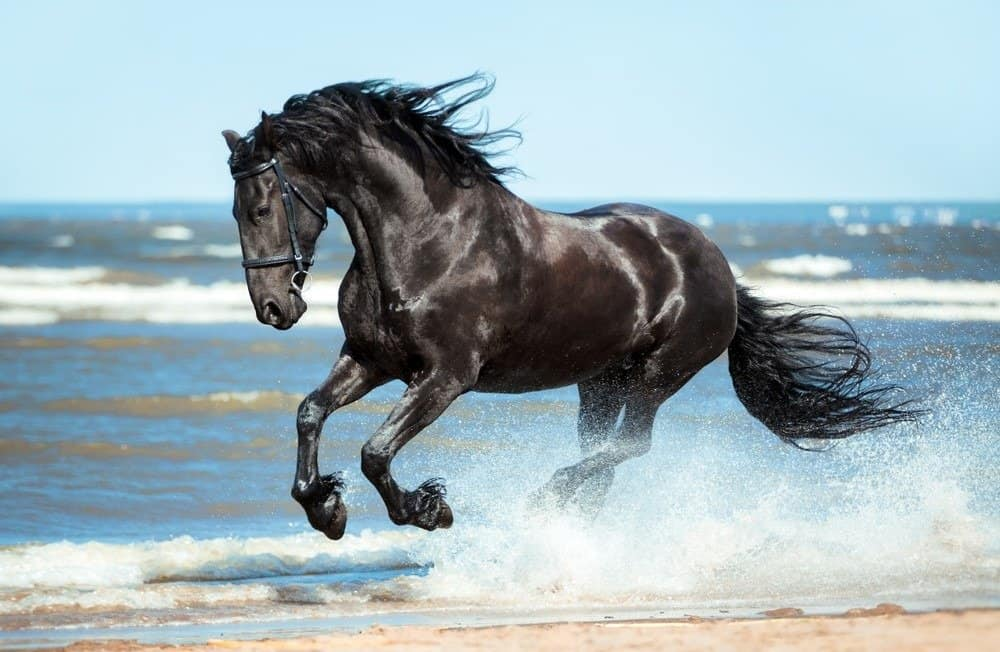
#> input picture src/data/horse.jpg, 1000 x 652 px
$ python img_to_gray.py
#> lines starting #> are read from the running program, lines starting #| are printed output that depends on the picture; after the words box and inside, x2 and y2 are one past the last pixel; in counts of white or black regions, pixels touching at a corner belong together
"""Converts an image to monochrome"""

import cv2
import matplotlib.pyplot as plt

FILEPATH = './data/horse.jpg'

originalImage = cv2.imread(FILEPATH)
#> originalImage is the input picture: shape (652, 1000, 3); mean B, G, R 182.4, 176.4, 158.5
print(originalImage.shape)
#| (652, 1000, 3)

# This is how you can conver the image to gray.
grayImage = cv2.cvtColor(originalImage, cv2.COLOR_BGR2GRAY)
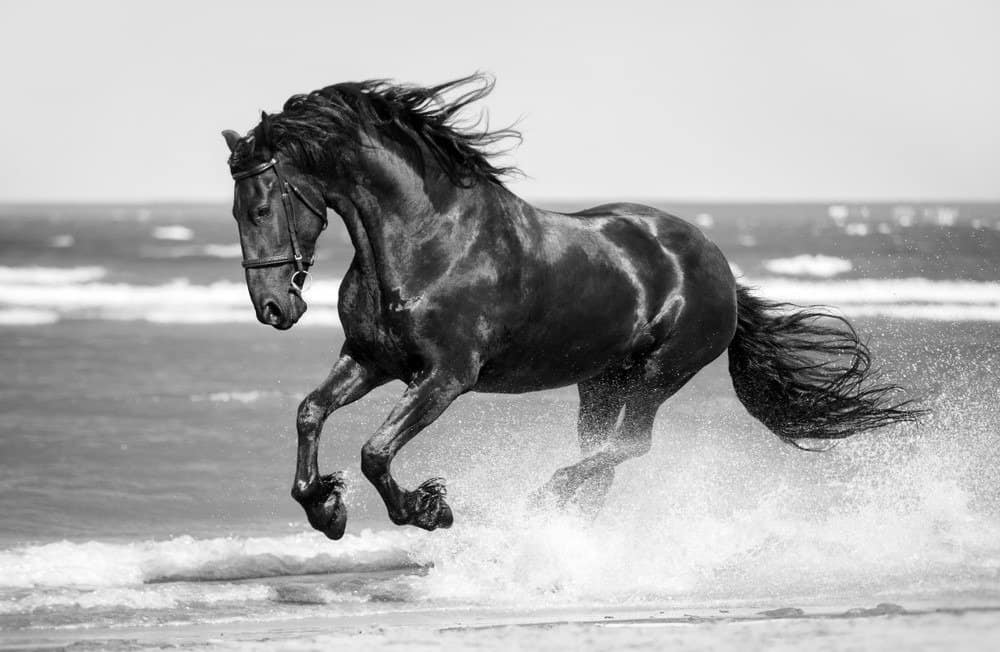
#> grayImage: shape (652, 1000); min 0, max 255, mean 171.8
print(grayImage.shape)
#| (652, 1000)

(thresh, blackAndWhiteImage) = cv2.threshold(grayImage, 127, 255,
                                             cv2.THRESH_BINARY)
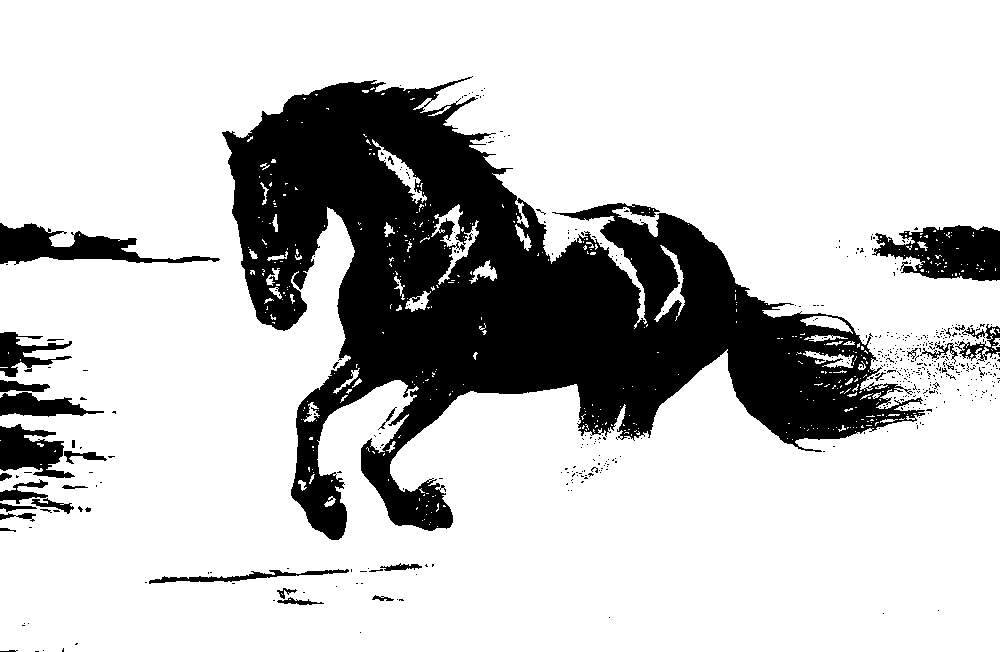
#> blackAndWhiteImage: shape (652, 1000); 77.8% white; 529 black regions (495 under 20 px), largest, box (x1, y1, x2, y2) and area: (222, 76, 925, 540) 125359, (872, 225, 1000, 281) 4764, (0, 223, 220, 265) 3750

print(blackAndWhiteImage.shape)
#| (652, 1000)

plt.imshow(originalImage)
plt.show()

plt.imshow(blackAndWhiteImage)
plt.show()

plt.imshow(grayImage, cmap='gray')
plt.show()

$ run again, with src/data/elephant.jpeg copied over src/data/horse.jpg
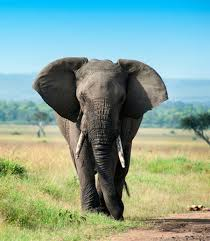
#> input picture src/data/elephant.jpeg, 210 x 241 px
#> originalImage is the input picture: shape (241, 210, 3); mean B, G, R 150.6, 163.6, 133.6
#| (241, 210, 3)
#> `grayImage = cv2.cvtColor(originalImage, cv2.COLOR_BGR2GRAY)`:
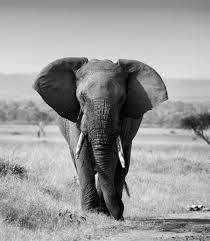
#> grayImage: shape (241, 210); min 0, max 253, mean 153.2
#| (241, 210)
#> `(thresh, blackAndWhiteImage) = cv2.threshold(grayImage, 127, 255, cv2...`:
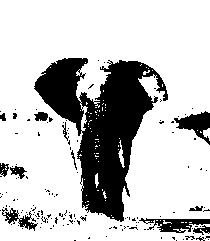
#> blackAndWhiteImage: shape (241, 210); 76.4% white; 147 black regions (133 under 20 px), largest, box (x1, y1, x2, y2) and area: (34, 58, 168, 222) 9624, (174, 111, 210, 145) 553, (139, 218, 210, 233) 535
#| (241, 210)

$ run again, with src/data/zebra.jpeg copied over src/data/horse.jpg
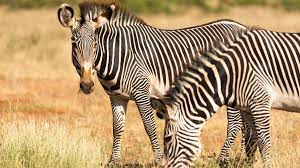
#> input picture src/data/zebra.jpeg, 300 x 168 px
#> originalImage is the input picture: shape (168, 300, 3); mean B, G, R 109.8, 149, 177.9
#| (168, 300, 3)
#> `grayImage = cv2.cvtColor(originalImage, cv2.COLOR_BGR2GRAY)`:
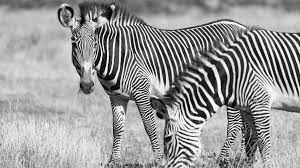
#> grayImage: shape (168, 300); min 1, max 254, mean 153.2
#| (168, 300)
#> `(thresh, blackAndWhiteImage) = cv2.threshold(grayImage, 127, 255, cv2...`:
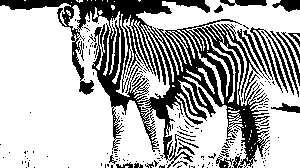
#> blackAndWhiteImage: shape (168, 300); 69% white; 186 black regions (162 under 20 px), largest, box (x1, y1, x2, y2) and area: (0, 0, 270, 168) 12481, (250, 27, 294, 95) 502, (220, 0, 267, 6) 215
#| (168, 300)
